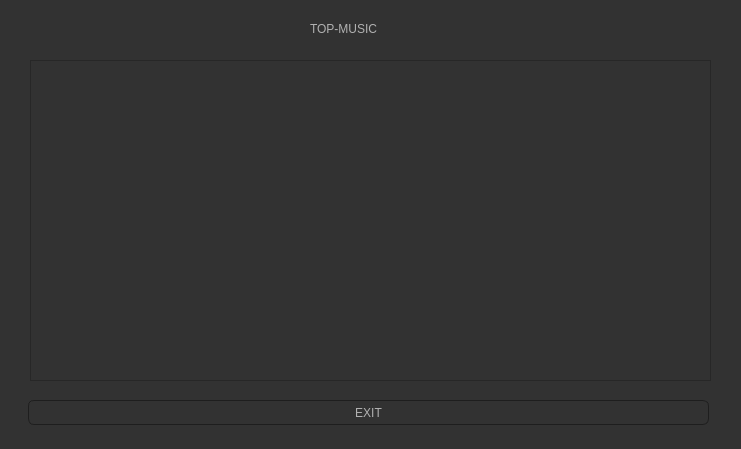
<?xml version="1.0" encoding="UTF-8"?>
<ui version="4.0">
 <class>showTopGeneral</class>
 <widget class="QDialog" name="showTopGeneral">
  <property name="geometry">
   <rect>
    <x>0</x>
    <y>0</y>
    <width>741</width>
    <height>449</height>
   </rect>
  </property>
  <property name="windowTitle">
   <string>TM - SHOW TOP</string>
  </property>
  <property name="styleSheet">
   <string notr="true">QPushButton
{
    color: #b1b1b1;
    background-color: QLinearGradient( x1: 0, y1: 0, x2: 0, y2: 1, stop: 0 #565656, stop: 0.1 #525252, stop: 0.5 #4e4e4e, stop: 0.9 #4a4a4a, stop: 1 #464646);
    border-width: 1px;
    border-color: #1e1e1e;
    border-style: solid;
    border-radius: 6;
    padding: 3px;
    font-size: 12px;
    padding-left: 5px;
    padding-right: 5px;
}
 
QPushButton:pressed
{
    background-color: QLinearGradient( x1: 0, y1: 0, x2: 0, y2: 1, stop: 0 #2d2d2d, stop: 0.1 #2b2b2b, stop: 0.5 #292929, stop: 0.9 #282828, stop: 1 #252525);
}

QWidget
{
    color: #b1b1b1;
    background-color: #323232;
}

QLabel
{
rgb(238, 238, 236)
}</string>
  </property>
  <widget class="QPushButton" name="pushButton">
   <property name="geometry">
    <rect>
     <x>28</x>
     <y>400</y>
     <width>681</width>
     <height>25</height>
    </rect>
   </property>
   <property name="text">
    <string>EXIT</string>
   </property>
  </widget>
  <widget class="QLabel" name="label">
   <property name="geometry">
    <rect>
     <x>310</x>
     <y>20</y>
     <width>101</width>
     <height>17</height>
    </rect>
   </property>
   <property name="text">
    <string>TOP-MUSIC</string>
   </property>
  </widget>
  <widget class="QTableWidget" name="tableWidget">
   <property name="geometry">
    <rect>
     <x>30</x>
     <y>60</y>
     <width>681</width>
     <height>321</height>
    </rect>
   </property>
   <property name="autoFillBackground">
    <bool>false</bool>
   </property>
   <property name="editTriggers">
    <set>QAbstractItemView::NoEditTriggers</set>
   </property>
   <attribute name="horizontalHeaderDefaultSectionSize">
    <number>140</number>
   </attribute>
   <attribute name="horizontalHeaderMinimumSectionSize">
    <number>5</number>
   </attribute>
   <attribute name="verticalHeaderDefaultSectionSize">
    <number>35</number>
   </attribute>
   <attribute name="verticalHeaderMinimumSectionSize">
    <number>21</number>
   </attribute>
   <attribute name="verticalHeaderStretchLastSection">
    <bool>true</bool>
   </attribute>
  </widget>
 </widget>
 <resources/>
 <connections/>
</ui>
